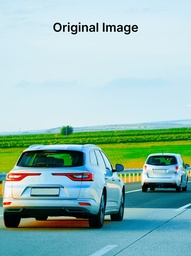
#> input picture image.jpg, 191 x 256 px, shrunk from 746 x 1000 before the run, found by its file name
$ python main.py
#> lines starting #> are read from the running program, lines starting #| are printed output that depends on the picture
#> further down, image is the input picture: shape (256, 191, 3); mean B, G, R 182.4, 188.2, 148.3
#> `grayscale_image = cv2.cvtColor(image, cv2.COLOR_BGR2GRAY)`:
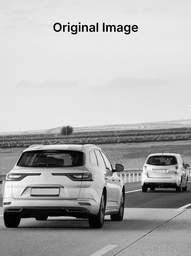
#> grayscale_image: shape (256, 191); min 0, max 253, mean 175.6
# [131 lines of commented-out code are left out]

import cv2
import numpy as np

# Node representing a section of the image
class QuadNode:
    def __init__(self, x, y, w, h, data):
        self.x = x  # X-coordinate in original image
        self.y = y  # Y-coordinate in original image
        self.w = w  # Width of region
        self.h = h  # Height of region
        self.data = data  # Pixel data in this region
        self.childs = []  # List of child nodes
        self.average = None  # Average grayscale value

# Class for building and handling the QuadTree
class QuadTree:
    def __init__(self, image):
        self.root = QuadNode(0, 0, image.shape[1], image.shape[0], image)

    def calculate_average(self, node):
        if node.data.size > 0:
            return np.mean(node.data)
        return 0

    def calculate_error(self, node, average):
        if node.data.size > 0:
            return np.mean((node.data - average) ** 2)
        return 0

    def subdivide(self, node, threshold):
#> called with threshold = 50
        average = self.calculate_average(node)
#> average = 175.6
        node.average = average
#> node.average = 175.6
        error = self.calculate_error(node, average)
#> error = 4460.4

        # Subdivide only if error is high and region is bigger than 1 pixel
        if error > threshold and node.w > 1 and node.h > 1:
            half_w = node.w // 2
            half_h = node.h // 2
            data = node.data

            # Correct slicing using relative indices
            child1 = QuadNode(node.x, node.y, half_w, half_h, data[0:half_h, 0:half_w])  # Top-left
            child2 = QuadNode(node.x + half_w, node.y, node.w - half_w, half_h, data[0:half_h, half_w:node.w])  # Top-right
            child3 = QuadNode(node.x, node.y + half_h, half_w, node.h - half_h, data[half_h:node.h, 0:half_w])  # Bottom-left
            child4 = QuadNode(node.x + half_w, node.y + half_h, node.w - half_w, node.h - half_h, data[half_h:node.h, half_w:node.w])  # Bottom-right
#> in __init__ (call 5), `self.data = data`:
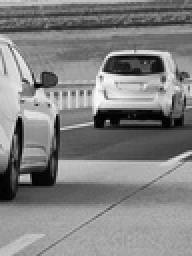
#> self.data: shape (128, 96) (shown 2 times larger); min 0, max 253, mean 129.8

            node.childs.extend([child1, child2, child3, child4])
            self.subdivide(child1, threshold)
            self.subdivide(child2, threshold)
#> in __init__ (call 13), `self.data = data`:
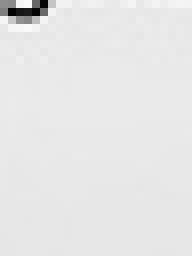
#> self.data: shape (32, 24) (shown 8 times larger); min 4, max 251, mean 230.3
            self.subdivide(child3, threshold)
            self.subdivide(child4, threshold)

    def build(self, threshold):
        self.subdivide(self.root, threshold)

    def create_segmented_image(self, image_shape):
        # Blank image to store final segmented output
        segmented_image = np.zeros(image_shape, dtype=np.uint8)
        self._fill_segmented_image(self.root, segmented_image)
        return segmented_image

    def _fill_segmented_image(self, node, segmented_image):
        # Fill the region with average grayscale value
        if node.average is not None:
            avg_val = np.clip(node.average, 0, 255).astype(np.uint8)
#> avg_val = 175
            segmented_image[node.y:node.y + node.h, node.x:node.x + node.w] = avg_val
#> segmented_image: shape (256, 191); every value is 175

            # Draw visible white border around segment
            cv2.rectangle(segmented_image, (node.x, node.y), (node.x + node.w, node.y + node.h), (255,), 1)
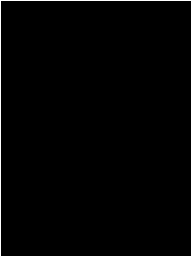
#> segmented_image: shape (256, 191); values 175 (black) and 255 (white), 0.91% white in thin lines or dots

        for child in node.childs:
            self._fill_segmented_image(child, segmented_image)
#> this loop made 4 passes
#> `segmented_image = quad_tree.create_segmented_image(grayscale_image.sha..`:
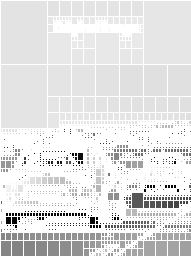
#> segmented_image: shape (256, 191); min 2, max 255, mean 226.8

    def visualize(self, image, node, depth=0):
        # Colored border map for depth levels
#> called with depth = 0
        color_map = [
            (0, 255, 0),    # green
            (255, 0, 0),    # red
            (0, 0, 255),    # blue
            (255, 255, 0),  # cyan
            (255, 0, 255),  # magenta
            (0, 255, 255)   # yellow
        ]
        color = color_map[depth % len(color_map)]

        # Draw bounding box for current region
        cv2.rectangle(image, (node.x, node.y), (node.x + node.w, node.y + node.h), color, 1)

        # Optionally label with average grayscale value
        if node.average is not None and not np.isnan(node.average):
            cv2.putText(image, f'{int(node.average)}', (node.x + 2, node.y + 12),
                        cv2.FONT_HERSHEY_SIMPLEX, 0.4, color, 1)
#> image: shape (256, 191, 3); mean B, G, R 173.5, 176.1, 173.5

        for child in node.childs:
            self.visualize(image, child, depth + 1)
#> this loop made 4 passes
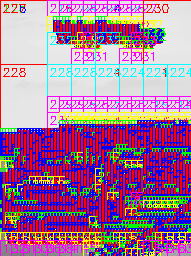
#> image: shape (256, 191, 3); mean B, G, R 157, 116.8, 165.5

# --------------- Main Execution ----------------
if __name__ == "__main__":
    path = r'C:\Users\navee\OneDrive\Desktop\Image_Segmentation_Project\image.jpg'
    image = cv2.imread(path)

    if image is None:
        print("Image not found")
    else:
        # Convert to grayscale for segmentation
        grayscale_image = cv2.cvtColor(image, cv2.COLOR_BGR2GRAY)

        # Initialize the QuadTree and build it
        quad_tree = QuadTree(grayscale_image)
        error_threshold = 50  # Lower = more segments, Higher = smoother
        quad_tree.build(threshold=error_threshold)

        # Get segmented image (with white borders for clarity)
        segmented_image = quad_tree.create_segmented_image(grayscale_image.shape)

        # Create a color visualization overlay
        image_with_quadtree = cv2.cvtColor(grayscale_image, cv2.COLOR_GRAY2BGR)
        quad_tree.visualize(image_with_quadtree, quad_tree.root)

        # Optional: Create color-mapped version for enhanced contrast
        colored_segmented = cv2.applyColorMap(segmented_image, cv2.COLORMAP_JET)
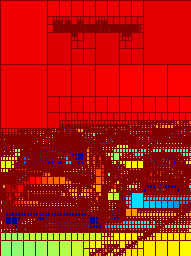
#> colored_segmented: shape (256, 191, 3); mean B, G, R 11.4, 27.7, 178.8

        # Show the results
        cv2.imshow("Original Grayscale", grayscale_image)
        cv2.imshow("Segmented (Grayscale + Borders)", segmented_image)
        cv2.imshow("Colored Segmented Image", colored_segmented)
        cv2.imshow("QuadTree Structure Visualization", image_with_quadtree)
        cv2.waitKey(0)
        cv2.destroyAllWindows()
